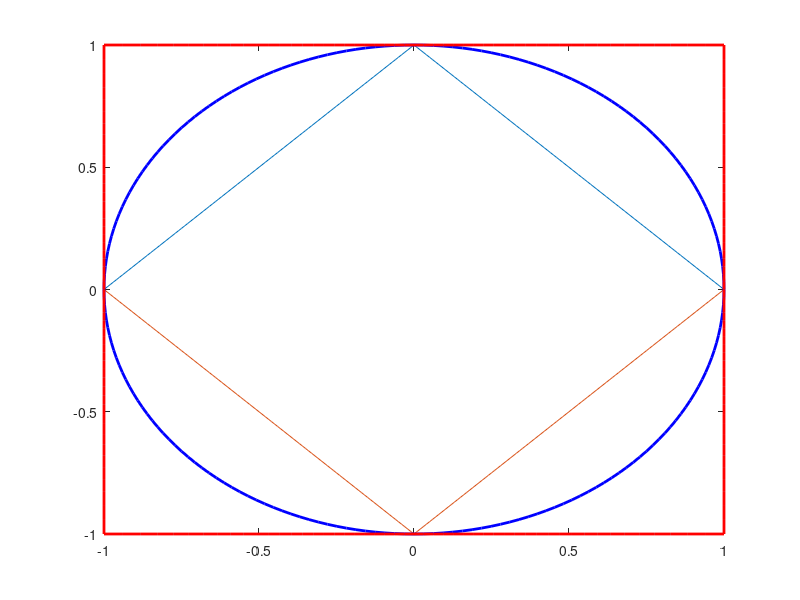

Recreate this plot in MATLAB.
clc
clear
%l0 norm
%{
x=-1:0.01:1;
y=-1:0.01:1;
figure
plot(x,0)
plot(0,y)
hold on
%}
%l1 norm 
x=-1:0.01:1;
plot(x,1-abs(x))
hold on
plot(x,abs(x)-1)
hold on
%l2 norm
theta = 0:pi/100:2*pi;
plot(cos(theta),sin(theta),'b','linewidth',2)

%l inf norm
P=[cos(theta); sin(theta)];
normP_inf=max(abs(P));
pinf=P;
pinf(1,:)=P(1,:)./normP_inf;
pinf(2,:)=P(2,:)./normP_inf;

plot(pinf(1,:),pinf(2,:),'r','linewidth',2)